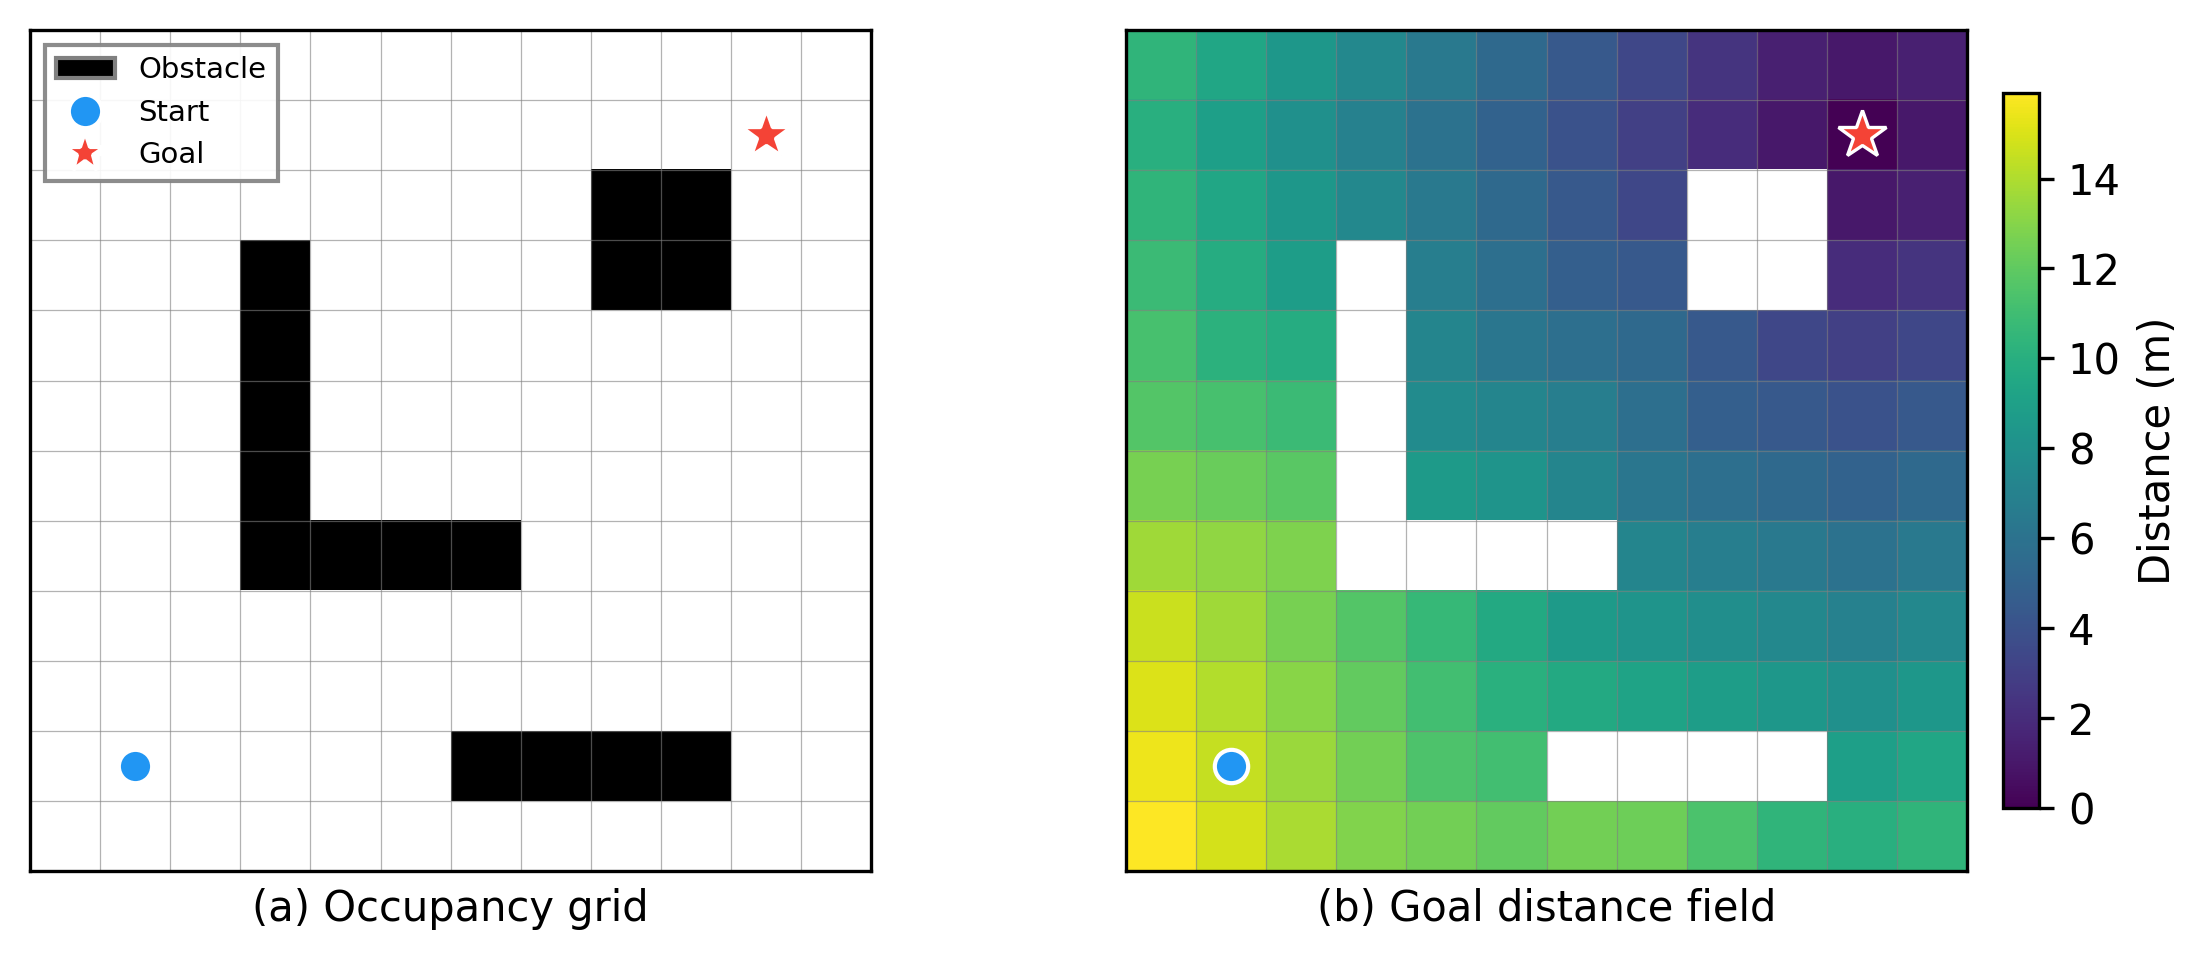

Generate this figure with Python:
#!/usr/bin/env python3
"""生成 12×12 占据图 → Dijkstra 目标距离场 示意图（图5）。

手工构造一个简单的 12×12 地图，障碍物清晰可辨。
"""

from __future__ import annotations

import sys
from pathlib import Path

_ROOT = Path(__file__).resolve().parents[2]
sys.path.insert(0, str(_ROOT))

import matplotlib.pyplot as plt
import matplotlib.patches as mpatches
import numpy as np

from ugv_dqn.env import dijkstra_cost_to_goal_m

# ── 手工构造 12×12 占据图 ─────────────────────────────────────────────
# 0=free, 1=obstacle, y=0 在底部
grid = np.zeros((12, 12), dtype=np.uint8)

# L 形障碍物
grid[4:9, 3] = 1
grid[4, 3:7] = 1

# 右上角小块
grid[8:10, 8:10] = 1

# 底部墙
grid[1, 6:10] = 1

N = 12
CELL_SIZE = 1.0  # 每格 1m，方便展示

start_xy = (1, 1)
goal_xy = (10, 10)

# ── 计算场 ────────────────────────────────────────────────────────────
traversable = (grid == 0).astype(np.uint8)
cost = dijkstra_cost_to_goal_m(traversable, goal_xy=goal_xy, cell_size_m=CELL_SIZE)
cost_fill = np.nanmax(cost[np.isfinite(cost)]) * 1.05
cost_display = np.where(np.isfinite(cost), cost, cost_fill)

# ── 绘图 ─────────────────────────────────────────────────────────────
# gridspec_kw 给右图多留 colorbar 空间，但两个 Axes 本身等宽
fig, axes = plt.subplots(1, 2, figsize=(8, 3.3),
                         gridspec_kw={"width_ratios": [1, 1.18]})

def draw_grid_lines(ax, n):
    for i in range(n + 1):
        ax.axhline(i - 0.5, color="gray", linewidth=0.3, alpha=0.6)
        ax.axvline(i - 0.5, color="gray", linewidth=0.3, alpha=0.6)

def mark_se(ax):
    ax.plot(*start_xy, "o", color="#2196F3", markersize=8,
            markeredgecolor="white", markeredgewidth=1.0, zorder=5)
    ax.plot(*goal_xy, "*", color="#F44336", markersize=12,
            markeredgecolor="white", markeredgewidth=0.8, zorder=5)

# (a) 占据图
ax = axes[0]
ax.imshow(grid, origin="lower", cmap="gray_r", interpolation="nearest",
          vmin=0, vmax=1)
draw_grid_lines(ax, N)
mark_se(ax)
ax.set_xlabel("(a) Occupancy grid", fontsize=10)
ax.set_xticks([])
ax.set_yticks([])

# (b) Dijkstra 目标距离场
ax = axes[1]
masked_cost = np.ma.masked_where(grid == 1, cost_display)
im = ax.imshow(masked_cost, origin="lower", cmap="viridis", interpolation="nearest")
# 障碍物填灰
ax.imshow(np.ma.masked_where(grid == 0, grid.astype(float)),
          origin="lower", cmap="gray_r", interpolation="nearest", alpha=0.8)
draw_grid_lines(ax, N)
mark_se(ax)
fig.colorbar(im, ax=ax, shrink=0.85, label="Distance (m)", pad=0.03)
ax.set_xlabel("(b) Goal distance field", fontsize=10)
ax.set_xticks([])
ax.set_yticks([])

# 图例（右上角带框）
legend_elements = [
    mpatches.Patch(facecolor="black", edgecolor="gray", label="Obstacle"),
    plt.Line2D([0], [0], marker="o", color="w", markerfacecolor="#2196F3",
               markersize=8, label="Start"),
    plt.Line2D([0], [0], marker="*", color="w", markerfacecolor="#F44336",
               markersize=10, label="Goal"),
]
axes[0].legend(handles=legend_elements, loc="upper left",
               fontsize=7, frameon=True, fancybox=False,
               edgecolor="gray", facecolor="white", framealpha=0.9)

plt.tight_layout()

OUT = Path(__file__).resolve().parent
fig.savefig(str(OUT / "fig5.png"), dpi=300, bbox_inches="tight", pad_inches=0.1)
fig.savefig(str(OUT / "fig5.pdf"), dpi=300, bbox_inches="tight", pad_inches=0.1)
print(f"已保存: {OUT / 'fig5.png'}")
plt.close(fig)
